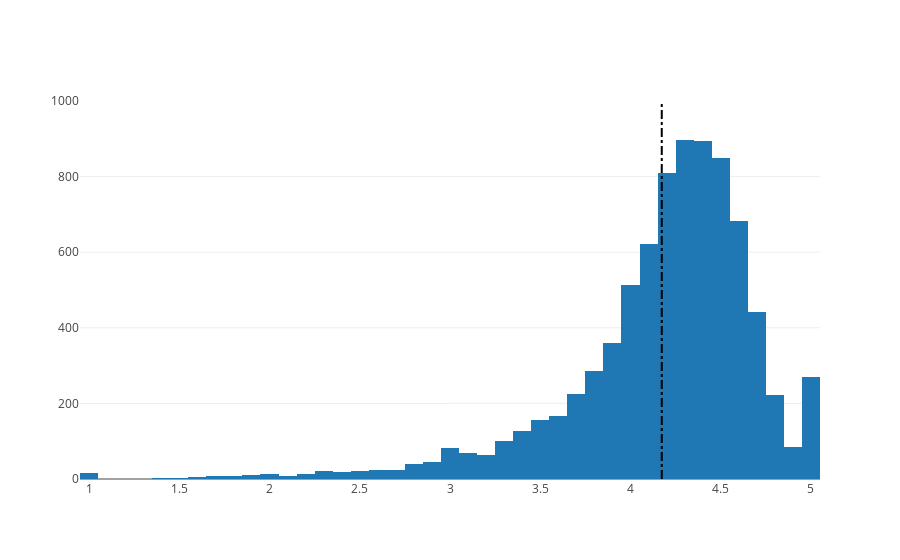

The cell this chart's notebook holds for it:
### Markdown cell above
## 4. Distribution of app ratings
<p>After having witnessed the market share for each category of apps, let's see how all these apps perform on an average. App ratings (on a scale of 1 to 5) impact the discoverability, conversion of apps as well as the company's overall brand image. Ratings are a key performance indicator of an app.</p>
<p>From our research, we found that the average volume of ratings across all app categories is <code>4.17</code>. The histogram plot is skewed to the right indicating that the majority of the apps are highly rated with only a few exceptions in the low-rated apps.</p>

### Code cell
# Average rating of apps
avg_app_rating = apps['Rating'].mean()
print('Average app rating = ', avg_app_rating)

# Distribution of apps according to their ratings
data = [go.Histogram(
        x = apps['Rating']
)]

# Vertical dashed line to indicate the average app rating
layout = {'shapes': [{
              'type' :'line',
              'x0': avg_app_rating,
              'y0': 0,
              'x1': avg_app_rating,
              'y1': 1000,
              'line': { 'dash': 'dashdot'}
          }]
          }

plotly.offline.iplot({'data': data, 'layout': layout})

### Figure 1 — Plotly figure (JSON) as saved in the notebook; plotly's stock layout.template omitted (floating-point values rounded to 4 significant figures; data arrays with more than 128 entries replaced by an {"elided": "..."} marker saying what was removed)
{"data": [{"type": "histogram", "x": {"elided": "9659 float values"}}], "layout": {"shapes": [{"line": {"dash": "dashdot"}, "type": "line", "x0": 4.173, "x1": 4.173, "y0": 0, "y1": 1000}]}}
